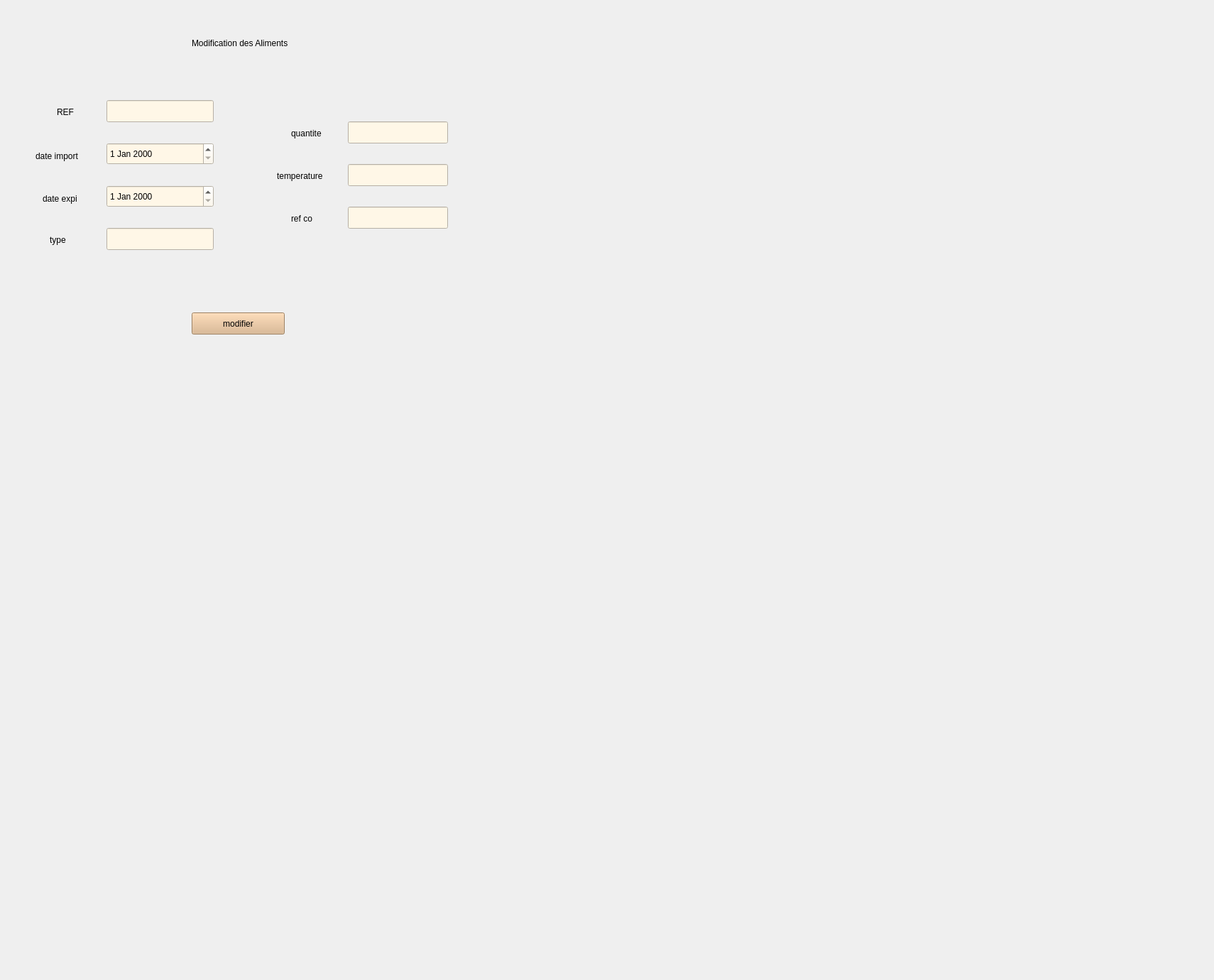
        <widget class="QWidget" name="tab_9">
         <attribute name="title">
          <string>Modifier</string>
         </attribute>
         <widget class="QLabel" name="label_32">
          <property name="geometry">
           <rect>
            <x>-20</x>
            <y>-20</y>
            <width>931</width>
            <height>481</height>
           </rect>
          </property>
          <property name="styleSheet">
           <string notr="true">image: url(:/marzoukcrud/image2.png);</string>
          </property>
          <property name="text">
           <string/>
          </property>
         </widget>
         <widget class="QLabel" name="label_33">
          <property name="geometry">
           <rect>
            <x>80</x>
            <y>150</y>
            <width>56</width>
            <height>16</height>
           </rect>
          </property>
          <property name="styleSheet">
           <string notr="true">color: rgb(0, 0, 0);
font: 10pt &quot;Microsoft Tai Le&quot;;
</string>
          </property>
          <property name="text">
           <string>REF</string>
          </property>
         </widget>
         <widget class="QLabel" name="label_34">
          <property name="geometry">
           <rect>
            <x>50</x>
            <y>210</y>
            <width>101</width>
            <height>20</height>
           </rect>
          </property>
          <property name="styleSheet">
           <string notr="true">color: rgb(0, 0, 0);
font: 10pt &quot;Microsoft Tai Le&quot;;
</string>
          </property>
          <property name="text">
           <string>date import</string>
          </property>
         </widget>
         <widget class="QLabel" name="label_35">
          <property name="geometry">
           <rect>
            <x>60</x>
            <y>270</y>
            <width>71</width>
            <height>20</height>
           </rect>
          </property>
          <property name="styleSheet">
           <string notr="true">color: rgb(0, 0, 0);
font: 10pt &quot;Microsoft Tai Le&quot;;
</string>
          </property>
          <property name="text">
           <string>date expi</string>
          </property>
         </widget>
         <widget class="QLabel" name="label_36">
          <property name="geometry">
           <rect>
            <x>70</x>
            <y>330</y>
            <width>56</width>
            <height>16</height>
           </rect>
          </property>
          <property name="styleSheet">
           <string notr="true">color: rgb(0, 0, 0);
font: 10pt &quot;Microsoft Tai Le&quot;;
</string>
          </property>
          <property name="text">
           <string>type</string>
          </property>
         </widget>
         <widget class="QLabel" name="label_37">
          <property name="geometry">
           <rect>
            <x>410</x>
            <y>180</y>
            <width>71</width>
            <height>16</height>
           </rect>
          </property>
          <property name="styleSheet">
           <string notr="true">color: rgb(0, 0, 0);
font: 10pt &quot;Microsoft Tai Le&quot;;
</string>
          </property>
          <property name="text">
           <string>quantite</string>
          </property>
         </widget>
         <widget class="QLabel" name="label_38">
          <property name="geometry">
           <rect>
            <x>410</x>
            <y>300</y>
            <width>56</width>
            <height>16</height>
           </rect>
          </property>
          <property name="styleSheet">
           <string notr="true">color: rgb(0, 0, 0);
font: 10pt &quot;Microsoft Tai Le&quot;;
</string>
          </property>
          <property name="text">
           <string>ref co</string>
          </property>
         </widget>
         <widget class="QLineEdit" name="lineEdit_18">
          <property name="geometry">
           <rect>
            <x>150</x>
            <y>141</y>
            <width>151</width>
            <height>31</height>
           </rect>
          </property>
          <property name="styleSheet">
           <string notr="true">background-color: rgb(255, 247, 231);</string>
          </property>
          <property name="text">
           <string/>
          </property>
         </widget>
         <widget class="QLineEdit" name="lineEdit_19">
          <property name="geometry">
           <rect>
            <x>150</x>
            <y>321</y>
            <width>151</width>
            <height>31</height>
           </rect>
          </property>
          <property name="styleSheet">
           <string notr="true">background-color: rgb(255, 247, 231);</string>
          </property>
          <property name="text">
           <string/>
          </property>
         </widget>
         <widget class="QLineEdit" name="lineEdit_20">
          <property name="geometry">
           <rect>
            <x>490</x>
            <y>171</y>
            <width>141</width>
            <height>31</height>
           </rect>
          </property>
          <property name="styleSheet">
           <string notr="true">background-color: rgb(255, 247, 231);</string>
          </property>
          <property name="text">
           <string/>
          </property>
         </widget>
         <widget class="QLineEdit" name="lineEdit_21">
          <property name="geometry">
           <rect>
            <x>490</x>
            <y>291</y>
            <width>141</width>
            <height>31</height>
           </rect>
          </property>
          <property name="styleSheet">
           <string notr="true">background-color: rgb(255, 247, 231);</string>
          </property>
          <property name="text">
           <string/>
          </property>
         </widget>
         <widget class="QPushButton" name="pushButton_13">
          <property name="geometry">
           <rect>
            <x>270</x>
            <y>440</y>
            <width>131</width>
            <height>31</height>
           </rect>
          </property>
          <property name="styleSheet">
           <string notr="true">color: rgb(0, 0, 0);

font: 8pt &quot;Microsoft Tai Le&quot;;
background-color: rgb(218, 178, 133);</string>
          </property>
          <property name="text">
           <string>modifier</string>
          </property>
         </widget>
         <widget class="QDateEdit" name="dateEdit_7">
          <property name="geometry">
           <rect>
            <x>150</x>
            <y>201</y>
            <width>151</width>
            <height>31</height>
           </rect>
          </property>
          <property name="styleSheet">
           <string notr="true">background-color: rgb(255, 247, 231);</string>
          </property>
         </widget>
         <widget class="QDateEdit" name="dateEdit_8">
          <property name="geometry">
           <rect>
            <x>150</x>
            <y>261</y>
            <width>151</width>
            <height>31</height>
           </rect>
          </property>
          <property name="styleSheet">
           <string notr="true">background-color: rgb(255, 247, 231);</string>
          </property>
         </widget>
         <widget class="QLineEdit" name="lineEdit_22">
          <property name="geometry">
           <rect>
            <x>490</x>
            <y>231</y>
            <width>141</width>
            <height>31</height>
           </rect>
          </property>
          <property name="styleSheet">
           <string notr="true">background-color: rgb(255, 247, 231);</string>
          </property>
         </widget>
         <widget class="QLabel" name="label_39">
          <property name="geometry">
           <rect>
            <x>390</x>
            <y>240</y>
            <width>101</width>
            <height>16</height>
           </rect>
          </property>
          <property name="styleSheet">
           <string notr="true">color: rgb(0, 0, 0);
font: 10pt &quot;Microsoft Tai Le&quot;;
</string>
          </property>
          <property name="text">
           <string>temperature</string>
          </property>
         </widget>
         <widget class="QLabel" name="back1_23">
          <property name="geometry">
           <rect>
            <x>-440</x>
            <y>-430</y>
            <width>1701</width>
            <height>1371</height>
           </rect>
          </property>
          <property name="styleSheet">
           <string notr="true">image: url(:/new/prefix1/imgeee.png);</string>
          </property>
          <property name="text">
           <string/>
          </property>
         </widget>
         <widget class="QLabel" name="ajt_emp_7">
          <property name="geometry">
           <rect>
            <x>270</x>
            <y>30</y>
            <width>271</width>
            <height>61</height>
           </rect>
          </property>
          <property name="styleSheet">
           <string notr="true">color: rgb(0, 0, 0);

font: 23pt &quot;Playbill&quot;;

</string>
          </property>
          <property name="text">
           <string>Modification des Aliments</string>
          </property>
         </widget>
         <zorder>back1_23</zorder>
         <zorder>label_32</zorder>
         <zorder>label_33</zorder>
         <zorder>label_34</zorder>
         <zorder>label_35</zorder>
         <zorder>label_36</zorder>
         <zorder>label_37</zorder>
         <zorder>label_38</zorder>
         <zorder>lineEdit_18</zorder>
         <zorder>lineEdit_19</zorder>
         <zorder>lineEdit_20</zorder>
         <zorder>lineEdit_21</zorder>
         <zorder>pushButton_13</zorder>
         <zorder>dateEdit_7</zorder>
         <zorder>dateEdit_8</zorder>
         <zorder>lineEdit_22</zorder>
         <zorder>label_39</zorder>
         <zorder>ajt_emp_7</zorder>
        </widget>
